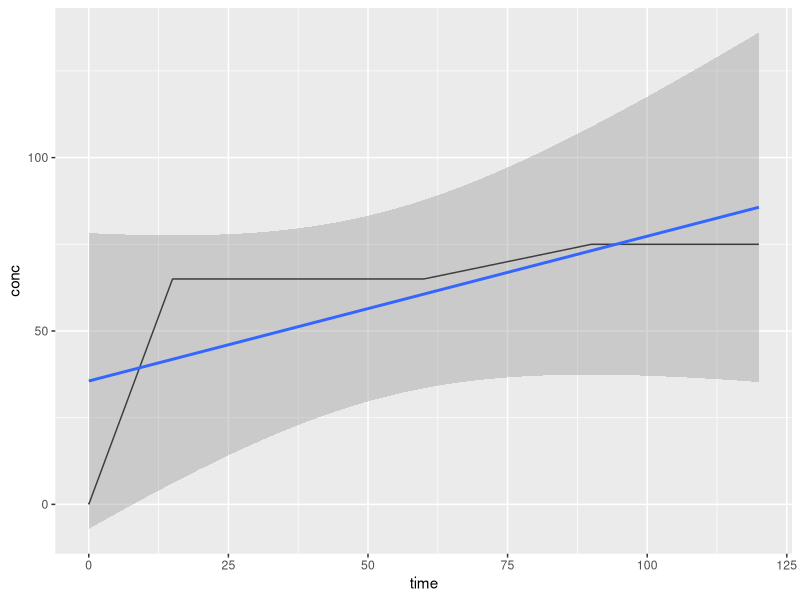
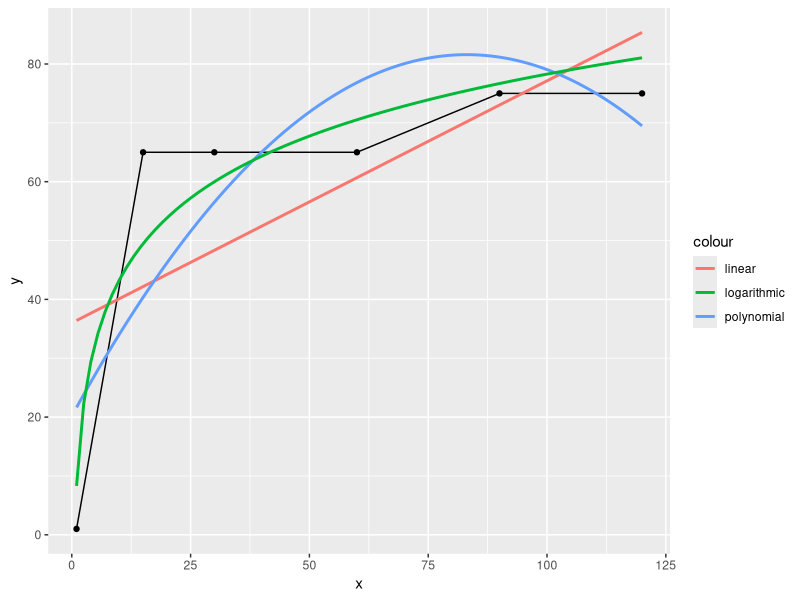
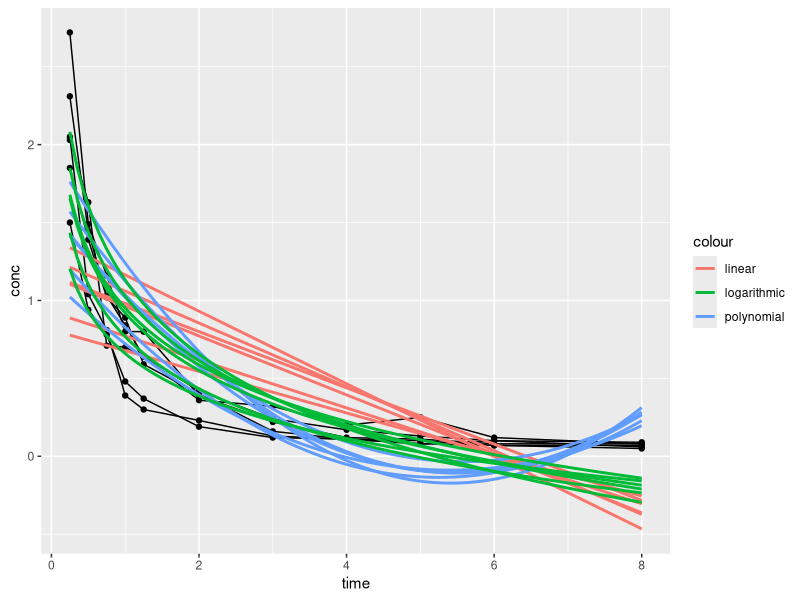

Source code (R) for these figures, in order:
## ---- chunk 1
library(tidyverse)
tibble(time = c(0, 15, 30, 60, 90, 120),
       conc = c(0, 65, 65, 65, 75, 75)) %>% 
  ggplot(aes(time, conc)) +
  geom_line() +
  geom_smooth(method='lm')


x <- 1:10
y <- jitter(x^2)

DF <- data.frame(x, y)

df <- tibble(x = c(1, 15, 30, 60, 90, 120),
             y = c(1, 65, 65, 65, 75, 75)) 

Indometh

ggplot(df, aes(x = x, y = y)) + 
  geom_point() +
  geom_line() +
  stat_smooth(method = 'lm', aes(colour = 'linear'), 
              se = FALSE) +
  stat_smooth(method = 'lm', formula = y ~ poly(x,2), aes(colour = 'polynomial'), 
              se= FALSE) +
  stat_smooth(method = 'nls', formula = y ~ a * log(x) +b, aes(colour = 'logarithmic'), 
              se = FALSE, start = list(a=1,b=1))

Indometh %>% head

ggplot(Indometh, aes(x = time, y = conc, group = Subject)) + 
  geom_point() +
  geom_line() +
  stat_smooth(method = 'lm', aes(colour = 'linear'), 
              se = FALSE) +
  stat_smooth(method = 'lm', formula = y ~ poly(x,2), aes(colour = 'polynomial'), 
              se= FALSE) +
  stat_smooth(method = 'nls', formula = y ~ a * log(x) +b, aes(colour = 'logarithmic'), 
              se = FALSE, start = list(a=1,b=1))
